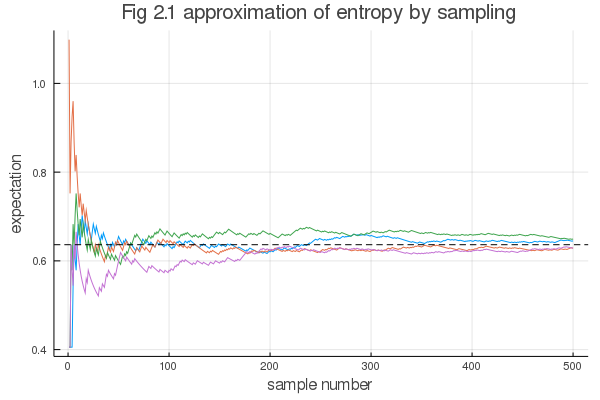

Reproduce this figure in Julia.
using Random
using Plots


L = 500
n_trial = 4

p_1 = 1/3
p_0 = 1 - p_1

H_array = zeros(L, n_trial)
H_theory = -1 * (p_1 * log(p_1) + p_0 * log(p_0))

for t in 1:n_trial
  global p_1_count = 0
  global p_0_count = 0
  for l in 1:L
    if Random.rand() < p_1
      p_1_count += 1
    else
      p_0_count += 1
    end
    H = -1 * (p_1_count * log(p_1) + p_0_count * log(p_0)) / l
    H_array[l, t] = H
  end
  plot(H_array, label="")
end


plot!(Vector[[H_theory]], linecolor=:black, linestyle=:dash, 
        linetype=:hline, width=1, label="", 
        title = "Fig 2.1 approximation of entropy by sampling")
xlabel!("sample number")
ylabel!("expectation")
savefig("fig_2_1.png")
